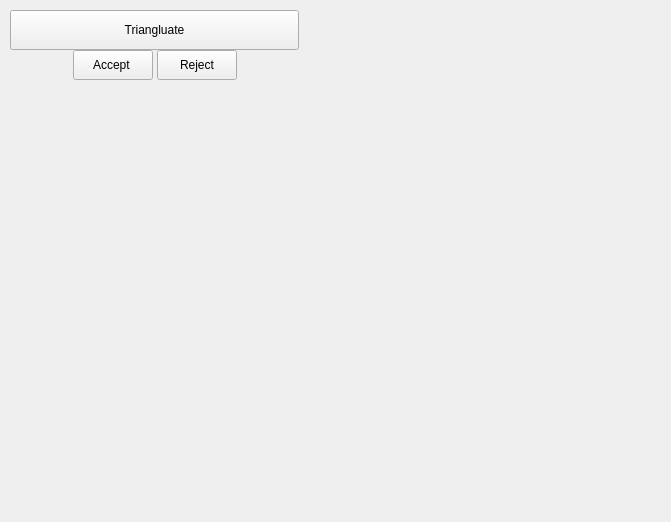
<?xml version="1.0" encoding="UTF-8"?>
<ui version="4.0">
 <class>Form</class>
 <widget class="QWidget" name="Form">
  <property name="geometry">
   <rect>
    <x>0</x>
    <y>0</y>
    <width>671</width>
    <height>522</height>
   </rect>
  </property>
  <property name="minimumSize">
   <size>
    <width>0</width>
    <height>40</height>
   </size>
  </property>
  <property name="windowTitle">
   <string>Form</string>
  </property>
  <widget class="QWidget" name="gridLayoutWidget">
   <property name="geometry">
    <rect>
     <x>10</x>
     <y>10</y>
     <width>289</width>
     <height>502</height>
    </rect>
   </property>
   <layout class="QGridLayout" name="gridLayout">
    <property name="horizontalSpacing">
     <number>4</number>
    </property>
    <property name="verticalSpacing">
     <number>0</number>
    </property>
    <item row="2" column="0" colspan="4">
     <widget class="QLabel" name="reticleCalibResultLabel">
      <property name="minimumSize">
       <size>
        <width>0</width>
        <height>400</height>
       </size>
      </property>
      <property name="text">
       <string/>
      </property>
      <property name="alignment">
       <set>Qt::AlignHCenter|Qt::AlignTop</set>
      </property>
     </widget>
    </item>
    <item row="1" column="3">
     <spacer name="horizontalSpacer_2">
      <property name="orientation">
       <enum>Qt::Horizontal</enum>
      </property>
      <property name="sizeHint" stdset="0">
       <size>
        <width>20</width>
        <height>10</height>
       </size>
      </property>
     </spacer>
    </item>
    <item row="1" column="1">
     <widget class="QPushButton" name="acceptButton">
      <property name="minimumSize">
       <size>
        <width>0</width>
        <height>30</height>
       </size>
      </property>
      <property name="maximumSize">
       <size>
        <width>125</width>
        <height>30</height>
       </size>
      </property>
      <property name="text">
       <string>Accept </string>
      </property>
      <property name="icon">
       <iconset>
        <normalon>resources/check.png</normalon>
       </iconset>
      </property>
     </widget>
    </item>
    <item row="1" column="0">
     <spacer name="horizontalSpacer_4">
      <property name="orientation">
       <enum>Qt::Horizontal</enum>
      </property>
      <property name="sizeHint" stdset="0">
       <size>
        <width>20</width>
        <height>10</height>
       </size>
      </property>
     </spacer>
    </item>
    <item row="1" column="2" alignment="Qt::AlignVCenter">
     <widget class="QPushButton" name="rejectButton">
      <property name="minimumSize">
       <size>
        <width>0</width>
        <height>30</height>
       </size>
      </property>
      <property name="maximumSize">
       <size>
        <width>125</width>
        <height>30</height>
       </size>
      </property>
      <property name="text">
       <string>Reject</string>
      </property>
      <property name="icon">
       <iconset>
        <normalon>resources/x.png</normalon>
       </iconset>
      </property>
     </widget>
    </item>
    <item row="0" column="0" colspan="4">
     <widget class="QPushButton" name="reticle_calibration_btn">
      <property name="sizePolicy">
       <sizepolicy hsizetype="Expanding" vsizetype="Fixed">
        <horstretch>0</horstretch>
        <verstretch>0</verstretch>
       </sizepolicy>
      </property>
      <property name="minimumSize">
       <size>
        <width>200</width>
        <height>40</height>
       </size>
      </property>
      <property name="maximumSize">
       <size>
        <width>300</width>
        <height>40</height>
       </size>
      </property>
      <property name="text">
       <string>Triangluate</string>
      </property>
      <property name="checkable">
       <bool>true</bool>
      </property>
     </widget>
    </item>
   </layout>
  </widget>
 </widget>
 <resources/>
 <connections/>
</ui>
